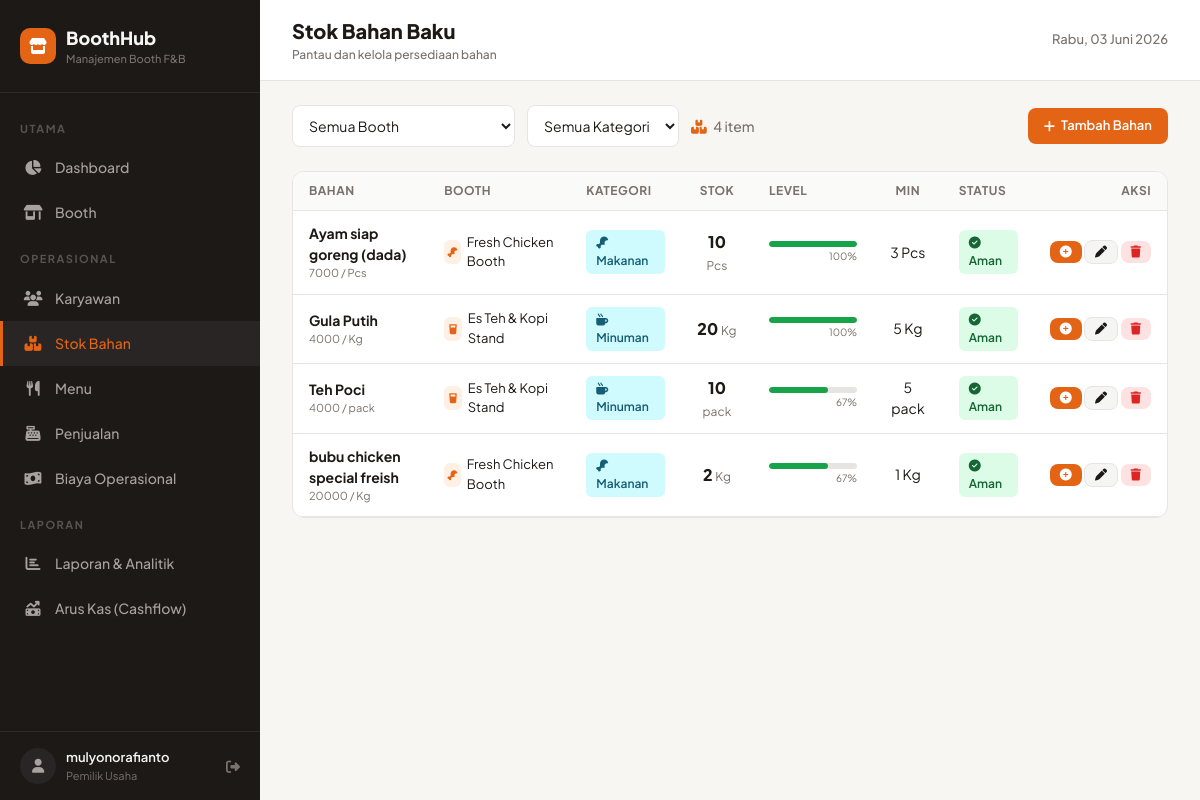
/stok/ (signed in), run on the app's committed database.
### boothapp/models.py (models this page shows, shortened)
class InventoryItem(models.Model):
    CATEGORY_CHOICES = [
        ('bahan_minuman', 'Bahan Minuman'),
        ('bahan_makanan', 'Bahan Makanan'),
        ('kemasan', 'Kemasan'),
    ]
    name = models.CharField(max_length=200, verbose_name='Nama Bahan')
    booth = models.ForeignKey(Booth, on_delete=models.CASCADE, related_name='inventory')
    category = models.CharField(max_length=30, choices=CATEGORY_CHOICES, verbose_name='Kategori')
    stock = models.PositiveIntegerField(default=0, verbose_name='Stok')
    unit = models.CharField(max_length=30, verbose_name='Satuan')
    min_stock = models.PositiveIntegerField(default=5, verbose_name='Stok Minimum')
    price_per_unit = models.PositiveIntegerField(default=0, verbose_name='Harga per Satuan')
    created_at = models.DateTimeField(auto_now_add=True)
    updated_at = models.DateTimeField(auto_now=True)
    class Meta:
        verbose_name = 'Bahan Baku'
        verbose_name_plural = 'Bahan Baku'
        ordering = ['name']
    @property
    def is_low(self):
        return self.stock <= self.min_stock
    @property
    def is_critical(self):
        return self.stock <= self.min_stock * 0.5

class Booth(models.Model):
    TIPE_CHOICES = [
        ('minuman', 'Minuman'),
        ('makanan', 'Makanan'),
        ('campuran', 'Campuran'),
    ]
    STATUS_CHOICES = [
        ('active', 'Aktif'),
        ('inactive', 'Nonaktif'),
    ]
    ICON_CHOICES = [
        ('fa-mug-hot', 'Kopi/Minuman'),
        ('fa-drumstick-bite', 'Ayam/Makanan'),
        ('fa-blender', 'Smoothie'),
        ('fa-glass-water', 'Es Teh'),
        ('fa-ice-cream', 'Dessert'),
        ('fa-utensils', 'Restoran'),
    ]
    name = models.CharField(max_length=200, verbose_name='Nama Booth')
    location = models.CharField(max_length=300, verbose_name='Lokasi')
    booth_type = models.CharField(max_length=20, choices=TIPE_CHOICES, verbose_name='Tipe')
    status = models.CharField(max_length=20, choices=STATUS_CHOICES, default='active')
    icon = models.CharField(max_length=50, choices=ICON_CHOICES, default='fa-mug-hot')
    created_at = models.DateTimeField(auto_now_add=True)
    class Meta:
        verbose_name = 'Booth'
        verbose_name_plural = 'Booth'
        ordering = ['name']

### boothapp/views.py (the view)
# urls.py: path('stok/', views.inventory_list, name='inventory_list'),
@login_required
def inventory_list(request):
    booth_id = request.GET.get('booth', 'all')
    category = request.GET.get('category', 'all')
    items = InventoryItem.objects.select_related('booth').all()
    if booth_id != 'all':
        items = items.filter(booth_id=int(booth_id))
    if category != 'all':
        items = items.filter(category=category)
    low_count = items.filter(stock__lte=F('min_stock')).count()
    context = {
        'items': items,
        'booths': Booth.objects.all(),
        'selected_booth': booth_id,
        'selected_category': category,
        'low_count': low_count,
    }
    return render(request, 'boothapp/inventory_list.html', context)

### templates/boothapp/inventory_list.html (shortened to what this page needs)
{% extends 'boothapp/base.html' %}
{% block nav_stok %}active{% endblock %}
{% block page_title %}Stok Bahan Baku{% endblock %}
{% block page_subtitle %}Pantau dan kelola persediaan bahan{% endblock %}
{% block content %}
<div style="display:flex;justify-content:space-between;align-items:center;margin-bottom:24px;flex-wrap:wrap;gap:12px;">
    <div style="display:flex;align-items:center;gap:12px;flex-wrap:wrap;">
        <select class="form-select" style="width:auto;min-width:200px;" id="boothFilter" onchange="applyFilter()">
            <option value="all" {% if selected_booth == 'all' %}selected{% endif %}>Semua Booth</option>
        </select>
        <select class="form-select" style="width:auto;" id="categoryFilter" onchange="applyFilter()">
            <option value="all" {% if selected_category == 'all' %}selected{% endif %}>Semua Kategori</option>
        </select>
        <span style="font-size:14px;color:var(--muted);font-weight:500;">
            <i class="fas fa-boxes-stacked" style="color:var(--accent);margin-right:4px;"></i>
            {{ items|length }} item
        </span>
    </div>
    <a href="{% url 'boothapp:inventory_create' %}" class="btn btn-primary" style="text-decoration:none;">
        <i class="fas fa-plus"></i> Tambah Bahan
    </a>
</div>
<div class="card">
    <div style="overflow-x:auto;">
        <table class="data-table">
            <thead>
                <tr>
                    <th>Bahan</th>
                    <th>Booth</th>
                    <th>Kategori</th>
                    <th style="text-align:center;">Stok</th>
                    <th style="width:120px;">Level</th>
                    <th style="text-align:center;">Min</th>
                    <th>Status</th>
                    <th style="text-align:right;">Aksi</th>
                </tr>
            </thead>
            <tbody>
                {% for item in items %}
                <tr id="row-{{ item.id }}" style="{% if item.is_critical %}background:#FEF2F2;{% endif %}">
                    <td>
                        <div style="font-weight:700;font-size:14px;">{{ item.name }}</div>
                        <div style="font-size:11px;color:var(--muted);">{{ item.price_per_unit|floatformat:0 }} / {{ item.unit }}</div>
                    </td>
                    <td>
                        <div style="display:flex;align-items:center;gap:6px;">
                            <div style="width:24px;height:24px;border-radius:6px;background:var(--accent-light);display:flex;align-items:center;justify-content:center;">
                                <i class="fas {{ item.booth.icon }}" style="color:var(--accent);font-size:10px;"></i>
                            </div>
                            <span style="font-size:13px;">{{ item.booth.name }}</span>
                        </div>
                    </td>
                    <td>
                        <span class="badge badge-info">
                            {% if item.category == 'bahan_minuman' %}<i class="fas fa-mug-hot" style="margin-right:4px;"></i>Minuman
                            {% elif item.category == 'bahan_makanan' %}<i class="fas fa-drumstick-bite" style="margin-right:4px;"></i>Makanan
                            {% else %}<i class="fas fa-box" style="margin-right:4px;"></i>Kemasan{% endif %}
                        </span>
                    </td>
                    <td style="text-align:center;">
                        <span style="font-weight:800;font-size:16px;color:{% if item.is_critical %}var(--danger){% elif item.is_low %}var(--warning){% else %}var(--fg){% endif %};">
                            {{ item.stock }}
                        </span>
                        <span style="font-size:12px;color:var(--muted);">{{ item.unit }}</span>
                    </td>
                    <td>
                        <div class="stock-bar" style="position:relative;">
                            <div class="stock-bar-fill" id="bar-{{ item.id }}" style="width:0%;background:{% if item.is_critical %}var(--danger){% elif item.is_low %}var(--warning){% else %}var(--success){% endif %};"></div>
                        </div>
                        <div style="font-size:10px;color:var(--muted);margin-top:2px;text-align:right;" id="pct-{{ item.id }}"></div>
                    </td>
                    <td style="text-align:center;">{{ item.min_stock }} {{ item.unit }}</td>
                    <td>
                        {% if item.is_critical %}
                        <span class="badge badge-danger"><i class="fas fa-exclamation-circle" style="margin-right:3px;"></i>Kritis</span>
                        {% elif item.is_low %}
                        <span class="badge badge-warning"><i class="fas fa-exclamation-triangle" style="margin-right:3px;"></i>Rendah</span>
                        {% else %}
                        <span class="badge badge-success"><i class="fas fa-check-circle" style="margin-right:3px;"></i>Aman</span>
                        {% endif %}
                    </td>
                    <td style="text-align:right;white-space:nowrap;">
                        <a href="{% url 'boothapp:inventory_restock' item.pk %}" class="btn btn-primary btn-sm" style="text-decoration:none;" title="Restock">
                            <i class="fas fa-plus-circle"></i>
                        </a>
                        <a href="{% url 'boothapp:inventory_update' item.pk %}" class="btn btn-secondary btn-sm" style="text-decoration:none;" title="Edit">
                            <i class="fas fa-pen"></i>
                        </a>
                        <form method="post" action="{% url 'boothapp:inventory_delete' item.pk %}" style="display:inline;" onsubmit="return confirm('Hapus bahan {{ item.name }}?');">
                            <button type="submit" class="btn btn-danger btn-sm" title="Hapus">
                                <i class="fas fa-trash"></i>
                            </button>
                        </form>
                    </td>
                </tr>
                {% endfor %}
            </tbody>
        </table>
    </div>
</div>
{% endblock %}

### templates/boothapp/base.html (shortened to what this page needs)
<!DOCTYPE html>
<html lang="id">
<head>
    <script src="https://cdn.tailwindcss.com"></script>
    <link rel="stylesheet" href="https://cdnjs.cloudflare.com/ajax/libs/font-awesome/6.5.1/css/all.min.css">
</head>
<body>
    <aside class="sidebar" id="sidebar">
        <div class="sidebar-brand">
            <div style="display:flex;align-items:center;gap:10px;">
                <div style="width:36px;height:36px;background:var(--accent);border-radius:10px;display:flex;align-items:center;justify-content:center;">
                    <i class="fas fa-store" style="color:white;font-size:16px;"></i>
                </div>
                <div>
                    <div style="color:#F5F5F4;font-weight:800;font-size:18px;">BoothHub</div>
                    <div style="color:#78716C;font-size:11px;font-weight:500;">Manajemen Booth F&B</div>
                </div>
            </div>
        </div>
        <nav class="sidebar-nav">
            <div class="sidebar-section">Utama</div>
            <a href="{% url 'boothapp:dashboard' %}" class="{% block nav_dashboard %}{% endblock %}"><i class="fas fa-chart-pie"></i> Dashboard</a>
            <a href="{% url 'boothapp:booth_list' %}" class="{% block nav_booth %}{% endblock %}"><i class="fas fa-store-alt"></i> Booth</a>
            <div class="sidebar-section">Operasional</div>
            <a href="{% url 'boothapp:employee_list' %}" class="{% block nav_karyawan %}{% endblock %}"><i class="fas fa-users"></i> Karyawan</a>
            <a href="{% url 'boothapp:inventory_list' %}" class="{% block nav_stok %}{% endblock %}"><i class="fas fa-boxes-stacked"></i> Stok Bahan</a>
            <a href="{% url 'boothapp:menu_list' %}" class="{% block nav_menu %}{% endblock %}"><i class="fas fa-utensils"></i> Menu</a>
            <a href="{% url 'boothapp:sale_list' %}" class="{% block nav_penjualan %}{% endblock %}"><i class="fas fa-cash-register"></i> Penjualan</a>
            <a href="{% url 'boothapp:expense_list' %}" class="{% block nav_biaya %}{% endblock %}"><i class="fas fa-money-bill-wave"></i> Biaya Operasional</a>
                       <div class="sidebar-section">Laporan</div>
            <a href="{% url 'boothapp:report' %}" class="{% block nav_laporan %}{% endblock %}"><i class="fas fa-chart-bar"></i> Laporan & Analitik</a>
            <a href="{% url 'boothapp:cashflow_report' %}" class="{% block nav_cashflow %}{% endblock %}"><i class="fas fa-money-bill-trend-up"></i> Arus Kas (Cashflow)</a>
        </nav>
        <div style="padding:16px 20px;border-top:1px solid rgba(255,255,255,0.08);">
            <div style="display:flex;align-items:center;gap:10px;">
                <div style="width:36px;height:36px;background:#292524;border-radius:50%;display:flex;align-items:center;justify-content:center;">
                    <i class="fas fa-user" style="color:#A8A29E;font-size:14px;"></i>
                </div>
                <div style="flex:1;">
                    <div style="color:#F5F5F4;font-size:13px;font-weight:600;">{{ request.user.get_full_name|default:request.user.username }}</div>
                    <div style="color:#78716C;font-size:11px;">Pemilik Usaha</div>
                </div>
                <a href="{% url 'logout' %}" style="color:#78716C;font-size:14px;" title="Logout"><i class="fas fa-sign-out-alt"></i></a>
            </div>
        </div>
    </aside>
    <div class="main-content">
        <div class="topbar">
            <div style="display:flex;align-items:center;gap:12px;">
                <div>
                    <h1 id="pageTitle" style="font-size:20px;font-weight:800;">{% block page_title %}Dashboard{% endblock %}</h1>
                    <p id="pageSubtitle" style="font-size:12px;color:var(--muted);font-weight:500;">{% block page_subtitle %}{% endblock %}</p>
                </div>
            </div>
            <div style="display:flex;align-items:center;gap:12px;">
                <div style="font-size:13px;color:var(--muted);font-weight:500;">{% now "l, d F Y" %}</div>
            </div>
        </div>
        <div style="padding:24px 32px;" class="page-enter">
            {% block content %}{% endblock %}
        </div>
    </div>
</body>
</html>

### templates/boothapp/base.html (style rules this page uses)
:root { --bg: #F8F6F3; --fg: #1C1917; --muted: #78716C; --accent: #E36414; --accent-light: #FFF0E6; --card: #FFFFFF; --border: #E7E5E4; --sidebar: #1C1917; --sidebar-hover: #292524; --success: #16A34A; --warning: #F59E0B; --danger: #DC2626; --info: #0891B2; }
* { margin: 0; padding: 0; box-sizing: border-box; }
body { font-family: 'Plus Jakarta Sans', sans-serif; background: var(--bg); color: var(--fg); }
.sidebar { width: 260px; min-height: 100vh; background: var(--sidebar); position: fixed; left: 0; top: 0; z-index: 50; transition: transform 0.3s ease; display: flex; flex-direction: column; }
.sidebar-brand { padding: 24px 20px; border-bottom: 1px solid rgba(255,255,255,0.08); }
.sidebar-nav { flex: 1; overflow-y: auto; padding: 12px 0; }
.sidebar-nav a { display: flex; align-items: center; gap: 12px; padding: 12px 20px; color: #A8A29E; text-decoration: none; font-size: 14px; font-weight: 500; transition: all 0.2s; border-left: 3px solid transparent; }
.sidebar-nav a.active { background: var(--sidebar-hover); color: var(--accent); border-left-color: var(--accent); }
.sidebar-nav a i { width: 20px; text-align: center; font-size: 15px; }
.sidebar-section { padding: 16px 20px 8px; font-size: 11px; text-transform: uppercase; letter-spacing: 1.5px; color: #57534E; font-weight: 700; }
.main-content { margin-left: 260px; min-height: 100vh; }
.topbar { background: var(--card); border-bottom: 1px solid var(--border); padding: 16px 32px; display: flex; align-items: center; justify-content: space-between; position: sticky; top: 0; z-index: 40; }
.card { background: var(--card); border: 1px solid var(--border); border-radius: 12px; overflow: hidden; transition: box-shadow 0.2s; }
.data-table { width: 100%; border-collapse: collapse; }
.data-table th { padding: 10px 16px; text-align: left; font-size: 12px; font-weight: 700; color: var(--muted); text-transform: uppercase; letter-spacing: 0.5px; background: #FAFAF9; border-bottom: 1px solid var(--border); }
.data-table td { padding: 12px 16px; font-size: 14px; border-bottom: 1px solid var(--border); }
.badge { padding: 4px 10px; border-radius: 6px; font-size: 12px; font-weight: 600; display: inline-block; }
.badge-success { background: #DCFCE7; color: #166534; }
.badge-info { background: #CFFAFE; color: #155E75; }
.btn { padding: 8px 16px; border-radius: 8px; font-size: 13px; font-weight: 600; border: none; cursor: pointer; transition: all 0.2s; display: inline-flex; align-items: center; gap: 6px; font-family: inherit; text-decoration: none; }
.btn-primary { background: var(--accent); color: white; }
.btn-secondary { background: #F5F5F4; color: var(--fg); border: 1px solid var(--border); }
.btn-danger { background: #FEE2E2; color: #DC2626; }
.btn-sm { padding: 5px 10px; font-size: 12px; }
.form-input, .form-select { width: 100%; padding: 10px 12px; border: 1px solid var(--border); border-radius: 8px; font-size: 14px; font-family: inherit; background: white; transition: border-color 0.2s; outline: none; }
.stock-bar { width: 100%; height: 6px; background: #E7E5E4; border-radius: 3px; overflow: hidden; }
.stock-bar-fill { height: 100%; border-radius: 3px; transition: width 0.5s ease; }
.page-enter { animation: fadeUp 0.3s ease; }

### data on the page
InventoryItem: name "Ayam siap goreng (dada)", price_per_unit "7000", unit "Pcs", booth.name "Fresh Chicken Booth", category "bahan_makanan" (drawn), stock "10", min_stock "3", shows "Aman"
InventoryItem: name "Gula Putih", price_per_unit "4000", unit "Kg", booth.name "Es Teh & Kopi Stand", category "bahan_minuman" (drawn), stock "20", min_stock "5", shows "Aman"
InventoryItem: name "Teh Poci", price_per_unit "4000", unit "pack", booth.name "Es Teh & Kopi Stand", category "bahan_minuman" (drawn), stock "10", min_stock "5", shows "Aman"
InventoryItem: name "bubu chicken special freish", price_per_unit "20000", unit "Kg", booth.name "Fresh Chicken Booth", category "bahan_makanan" (drawn), stock "2", min_stock "1", shows "Aman"

### other printed values
{{ request.user.get_full_name|default:request.user.username }} "mulyonorafianto"
{{ items|length }} "4"
